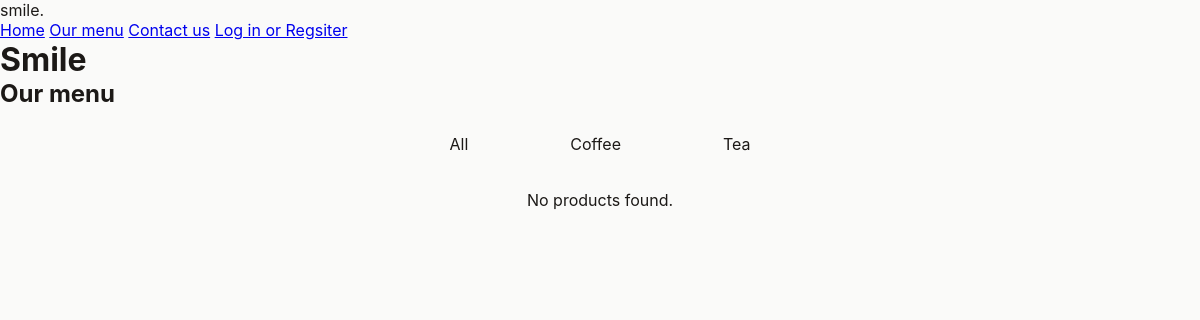
Page /menu/5 on the earlier database version.
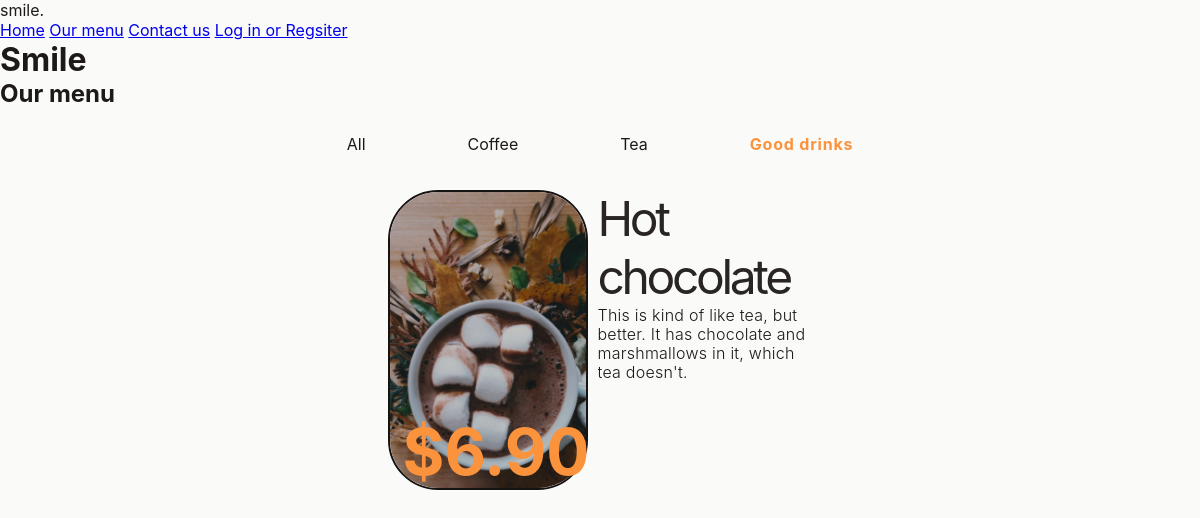
Same page on the later database version.
### tables this page shows
CREATE TABLE "Categories" (
	"id"	INTEGER NOT NULL UNIQUE,
	"name"	TEXT NOT NULL,
	PRIMARY KEY("id" AUTOINCREMENT)
);

CREATE TABLE "Products" (
	"id"	INTEGER NOT NULL UNIQUE,
	"name"	TEXT NOT NULL,
	"description"	TEXT NOT NULL,
	"size"	TEXT NOT NULL,
	"image_path"	TEXT NOT NULL,
	"price"	REAL NOT NULL,
	"category_id"	INTEGER NOT NULL DEFAULT 1,
	PRIMARY KEY("id" AUTOINCREMENT)
);

### server.py (the view)
@server.route("/menu", methods=["GET"])
@server.route("/menu/<category_id>", methods=["GET"])
def handle_menu(category_id=None):
    with get_db() as (connection, cursor):
        if category_id is not None:
            query = "SELECT name, description, image_path, price, size FROM Products WHERE category_id=?"
            cursor.execute(query, [category_id])
        else:
            query = "SELECT name, description, image_path, price, size FROM Products"
            cursor.execute(query)
        products = cursor.fetchall()
        cursor.execute("SELECT name, id FROM Categories")
        categories = cursor.fetchall()
        return render_template("menu.jinja", user=g.user, products=products, current_category_id=category_id, categories=categories)

### server.py (called while the page is built, shortened)
def db_dict_factory(cursor, row):
    d = {}
    for idx, col in enumerate(cursor.description):
        d[col[0]] = row[idx]
    return d

@contextmanager
def get_db(*args, **kwds):
    db_connection = sqlite3.connect("smile.sqlite")
    db_connection.row_factory = db_dict_factory
    db_cursor = db_connection.cursor()
    try:
        yield (db_connection, db_cursor)
    finally:
        db_connection.close()

def get_user():
    return False

@server.before_request
def load_user():
    user = get_user()
    g.user = user

### templates/menu.jinja
{% extends "base.jinja" %}
{% set title = "Menu" %}
{% block pageheading %}
    Our menu
{% endblock pageheading %}
{% block main %}
    <ul class="category-list">
        <li data-current-category="{{ 'yes' if current_category_id == None else 'no' }}">
            <a href="{{ url_for('handle_menu') }}">All</a>
        </li>
        {% for category in categories %}
            <li data-current-category="{{ 'yes' if category.id|string == current_category_id else 'no' }}">
                <a href="{{ url_for('handle_menu', category_id=category.id) }}">{{ category.name }}</a>
            </li>
        {% endfor %}
    </ul>
    <ul class="menu-list">
        {% if products|length > 0 %}
            {% for product in products %}<li>{{ components.productCard(product)}}</li>{% endfor %}
        {% else %}
            <p>No products found.</p>
        {% endif %}
    </ul>
{% endblock main %}

### templates/base.jinja (shortened to what this page needs)
{% import 'components.jinja' as components %}
<!DOCTYPE html>
<html lang="en-NZ">
    <head>
        <link href="{{ url_for('static', filename='smile.css') }}" rel="stylesheet"/>
    </head>
    <body>
        <nav>
            <div class="container">
                <div class="navbar-brand">smile.</div>
                <nav class="navbar-links">
                    <a href="{{ url_for('handle_home') }}">Home</a>
                    <a href="{{ url_for('handle_menu') }}">Our menu</a>
                    <a href="{{ url_for('handle_contact') }}">Contact us</a>
                    {% if user %}
                        {% if user.admin %}<a href="{{ url_for('handle_admin') }}">Admin</a>{% endif %}
                        <span>Logged in as {{ user["display_name"] }}</span>
                        <a href="{{ url_for('handle_auth_log_out') }}">Log out</a>
                    {% else %}
                        <a href="{{ url_for('handle_auth') }}">Log in or Regsiter</a>
                    {% endif %}
                </nav>
            </div>
        </nav>
        <div class="container">
            <header>
                <h1>Smile</h1>
                <h2>
                    {% block pageheading %}
                    {% endblock pageheading %}
                </h2>
            </header>
            <main>
                {% block main %}
                {% endblock main %}
            </main>
        </div>
    </body>
</html>

### templates/components.jinja
{% macro productCard(product)%}
    <div class="product">
        <img height="500"
             width="500"
             src="{{ url_for('static', filename='images/'+product.image_path)}}"
             class="product-image"
             alt="A photo of a {{ product.name }}"/>
        <div class="product-info">
            <span class="product-name">{{ product.name }}</span>
            <span class="product-description">{{ product.description }}</span>
        </div>
        <span class="product-price">${{ '%.2f'|format(product.price) }}</span>
    </div>
{% endmacro %}

### static/smile.css (style rules this page uses)
* { box-sizing: border-box; font-family: "Inter", sans-serif; padding: 0; border: 0; margin: 0; }
:root { --accent: #fb923c; --background: #fafaf9; --background-2: #f5f5f4; --text: #1c1917; --text-2: #292524; --text-danger: red; }
html, body { background-color: var(--background); color: var(--text); }
main { padding: 15px; }
.menu-list { display: flex; flex-direction: row; flex-wrap: wrap; list-style-type: none; gap: 25px; justify-content: center; }
.product { width: 425px; height: 300px; display: flex; gap: 10px; position: relative; }
.product-image { width: 200px; height: 300px; aspect-ratio: 2/3; border-radius: 50px; display: block; border: 2px solid var(--text); filter: brightness(80%); object-fit: cover; }
.product-info { display: flex; flex-direction: column; height: 300px; overflow: auto; }
.product-name { font-size: 48px; letter-spacing: -0.07em; line-height: 58px; color: var(--text-2); }
.product-description { font-weight: 300; font-size: 16px; line-height: 19px; letter-spacing: 0.015em; }
.product-price { color: var(--accent); font-weight: 700; font-size: 64px; margin-top: auto; position: absolute; bottom: 0; left: 15px; }
.category-list { display: flex; flex-wrap: wrap; justify-content: center; gap: 50px; list-style-type: none; width: 100%; margin-bottom: 25px; }
.category-list a { display: block; padding: 10px; padding-left: 25px; padding-right: 25px; border: 1px solid transparent; border-radius: 15px; text-decoration: none; color: var(--text); }
.category-list [data-current-category="yes"] a { font-weight: bold; color: var(--accent); letter-spacing: 0.05em; }

Differences in the rows shown:
added Categories: name "Good drinks"
added Products: image_path (picture), name "Hot chocolate", description "This is kind of like tea, but better. It has chocolate and marshmallows in it, which tea doesn't.", price "6.90"
Other differences:
text no longer shown: "No products found."
